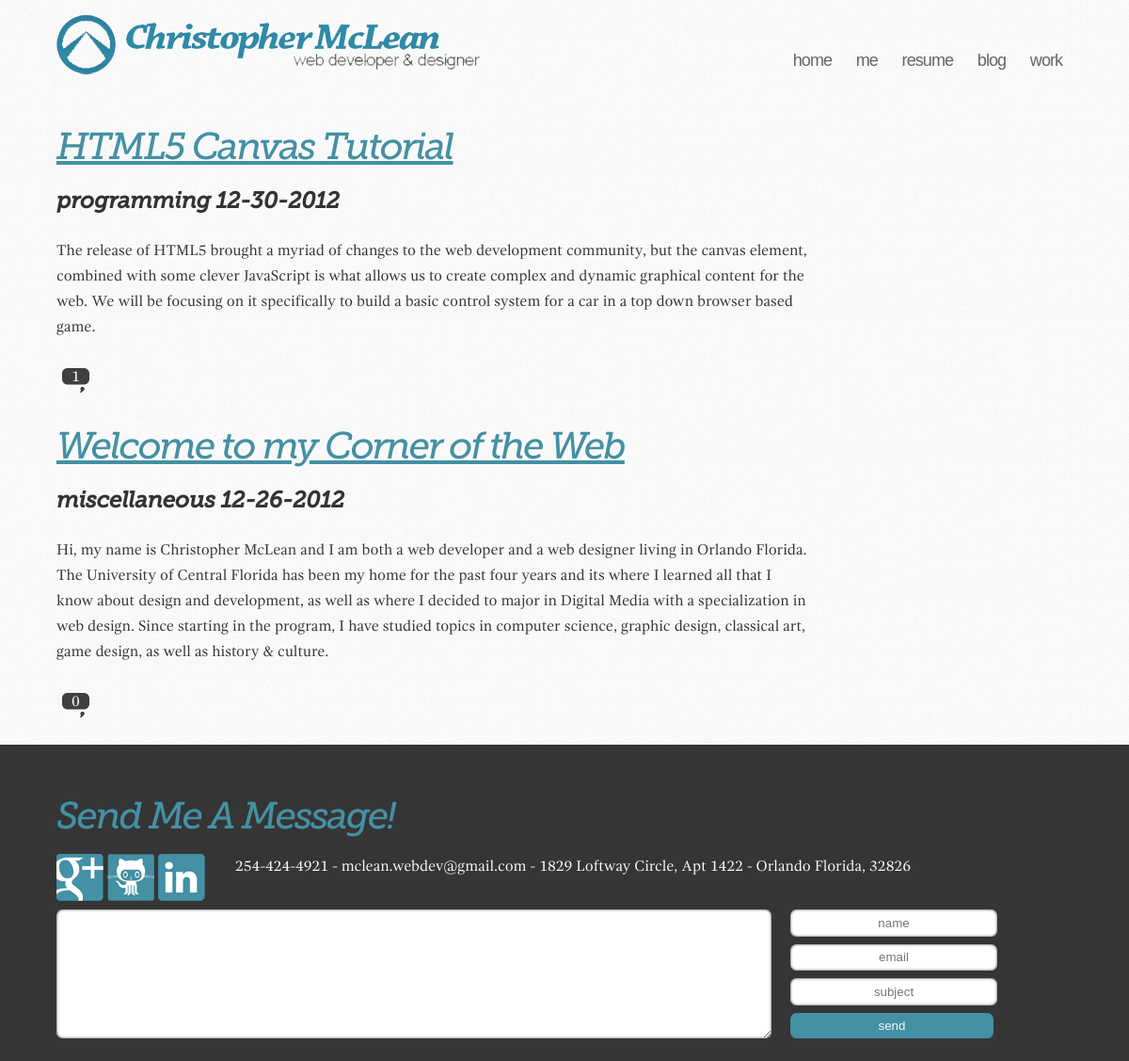
Screenshot of /blog.php with the database file from the repository.
### tables this page shows
CREATE TABLE IF NOT EXISTS `blog` (
  `id` int(11) NOT NULL AUTO_INCREMENT,
  `title` varchar(120) NOT NULL,
  `datecreated` date NOT NULL,
  `path` text NOT NULL,
  `category` varchar(30) NOT NULL,
  `description` text NOT NULL,
  PRIMARY KEY (`id`)
);

### includes/database.php (called while the page is built, shortened)
<?php
	class Database
	{
		public static $host;
		public static $database;
		public static $username;
		public static $password;
		public static $DBH;
		public static function makeConnection()
		{
			$dbc = DBConfig::get_connection_settings();
			self::$host = $dbc['host'];
			self::$database = $dbc['database'];
			self::$username = $dbc['username'];
			self::$password = $dbc['password'];
			try
			{
				self::$DBH = new PDO("mysql:host=".self::$host.";dbname=".self::$database, self::$username, self::$password);
			}
			catch(PDOException $e)
			{
				echo $e -> getMessage();
			}
		}
		public static function select($table, $fields, $data=null, $selector=null)
		{
			$fieldstring = implode(", ", $fields);
			if($selector == null || $data == null)
			{
				$STH = self::$DBH-> query("SELECT $fieldstring from $table");
			}
			else
			{
				$STH = self::$DBH-> prepare("SELECT $fieldstring from $table WHERE $selector=?");
				$STH->execute($data);
			}
			$STH -> setFetchMode(PDO::FETCH_OBJ);
			$response = array();
			$count = 0;
			while($row = $STH->fetch())
			{
				foreach ($fields as $key => $value)
				{
					$response[$count][$value] = $row->$value;
				}
				$count++;
			}
			return $response;
		}
	}

### blog.php (the view, shortened to what this page needs)
<?php
	echo Layout::header("Blog");
	$posts = Database::select("blog", array("id","title", "datecreated", "path", "category", "description"));
	$posts = array_reverse($posts);
	foreach ($posts as $key => $value)
	{
		$id = $value["id"];
		$title = $value["title"];
		$datecreated = $value["datecreated"];
		$category = $value["category"];
		$description = $value["description"];
		$comments = Database::select("comments", array("id"), array($id), "postId");
		$numcomments = 0;
		foreach ($comments as $key => $value)
		{
			$numcomments++;
		}
		print("
			<div class='post_container'>
				<h2><a href='post.php?post=$title'>$title</a></h2>
				<h3 class='resume'>$category <span>".date("m-d-Y",strtotime($datecreated))."</span></h3>
				<p>$description</p>
				<span class='comment_icon'>$numcomments</span>
			</div>
		");
	}
	echo Layout::footer();
?>

### includes/layout.php (shortened to what this page needs)
<?php
	class Layout
	{
		public static function header($title = null)
		{
			$response = <<<EOT
<!DOCTYPE html>
<html>
	<head>
		<title>Christopher McLean Web Development and Design $title</title>
		<meta name="viewport" content="width=device-width, initial-scale=1.0">
		<link rel="shortcut icon" href="img/icon_thumb.png"/>
		<link rel="stylesheet" type="text/css" href="/Portfolio/css/reset.css"/>
		<link rel="stylesheet" type="text/css" href="/Portfolio/css/main.css"/>
		<link rel="stylesheet" type="text/css" href="/Portfolio/js/google-code-prettify/prettify.css"/>
		<script type="text/javascript" src="/Portfolio/js/jquery.js"></script>
		<script type="text/javascript" src="/Portfolio/js/google-code-prettify/prettify.js"></script>
		<script type="text/javascript" src="/Portfolio/js/main.js"></script>
		<script type="text/javascript">
		  var _gaq = _gaq || [];
		  _gaq.push(['_setAccount', 'UA-37496106-1']);
		  _gaq.push(['_trackPageview']);
		  (function() {
		    var ga = document.createElement('script'); ga.type = 'text/javascript'; ga.async = true;
		    ga.src = ('https:' == document.location.protocol ? 'https://ssl' : 'http://www') + '.google-analytics.com/ga.js';
		    var s = document.getElementsByTagName('script')[0]; s.parentNode.insertBefore(ga, s);
		  })();
		</script>
	</head>
	<body onload="prettyPrint()">
		<div class="header">
			<div class="header_container">
				<h1><a href="index.php"><img src="/Portfolio/img/header.png" alt="header"/><span>Christopher McLean, web developer and designer</span></a></h1>
				<ul class="nav">
					<li><a href="/Portfolio/index.php" class="house_icon">home</a></li>
					<li><a href="/Portfolio/me.php" class="me_icon">me</a></li>
					<li><a href="/Portfolio/resume.php" class="resume_icon">resume</a></li>
					<li><a href="/Portfolio/blog.php" class="blog_icon">blog</a></li>
					<li><a href="/Portfolio/work.php" class="work_icon">work</a></li>
				</ul>
				<div class="clear"></div>
			</div>
		</div>
		<div class="container">
EOT;
			return $response;
		}
		public static function footer()
		{
			$response = <<<EOT
		</div>
		<div class="footer">
			<div class="header_container">
				<h2>Send Me A Message!</h2>
				<div class="contact_sub_container">
					<ul class="footertext inlinelist">
						<li><a target="_blank" href="https://plus.google.com/u/0/108287038105459970762/posts"><img src="/Portfolio/img/googlethumb.png" alt="google plus icon" id="google"/><span>google+</span></a></li>
						<li><a target="_blank" href="https://github.com/havok2905"><img src="/Portfolio/img/gitthumb.png" alt="github icon" id="github"/><span>github</span></a></li>
						<li><a target="_blank" href="http://www.linkedin.com/pub/christopher-mclean/23/261/789"><img src="/Portfolio/img/linkedthumb.png" alt="linkedin icon" id="linkedin"/><span>linkedin</span></a></li>
					</ul>
				</div>
				<div class="contact_sub_container">
					<ul class="footertext inlinelist">
						<li>254-424-4921 - </li>
						<li>mclean.webdev@gmail.com - </li>
						<li>1829 Loftway Circle, Apt 1422 - </li>
						<li>Orlando Florida, 32826</li>
					</ul>
				</div>
				<form id="emailform" name="emailform" action="#emailform" method="post">
					<textarea id="message" name="message" class="styledform"></textarea>
					<div class="input_container">
						<![if !IE]><input class="styledform" type="text" id="name" name="name"  placeholder="name"/><![endif]>
						<![if !IE]><input class="styledform" type="text" id="email" name="email" placeholder="email"/><![endif]>
						<![if !IE]><input class="styledform" type="text" id="subject" name="subject" placeholder="subject"/><![endif]>
						<input class="submit" type="submit" id="send" name="send" value="send"/>
					</div>
				</form>
				<div class="clear"></div>
			</div>
		</div>
	</body>
</html>
EOT;
			return $response;
		}
	}
?>

### css/main.css (style rules this page uses)
body { width: 100%; color:#333; font-family: Gandhi; line-height: 1.6875em; font-size: 1em; background-image:url('../img/gray_jean.png'); word-wrap:break-word; }
.container { clear: both; display: block; max-width: 90%; margin-left: auto; margin-right: auto; padding-top:6em; padding-left: 1em; padding-right: 1em; }
.header { padding-top: 1em; position: fixed; background-image:url('../img/gray_jean.png'); width:100%; z-index: 0; }
.header_container { padding-left: 1em; padding-right: 1em; max-width:90%; margin-right: auto; margin-left: auto; }
.footer { margin-top: 2em; padding-top: 1em; padding-bottom: 1em; background-color: #353535; }
.contact_sub_container { float: left; margin-right: 2em; }
h1 { display:inline; width:40%; }
h1 img { max-width: 100%; margin-right: 0.25em; display: inline; }
h2 { font-family: Museo; font-size:2.5em; line-height: 1em; color: #4490A4; letter-spacing: -0.05em; margin-bottom: 0.5em; margin-top: 1em; }
h2 a { text-decoration: underline; color:#4490A4; }
h3 { margin-top:1em; font-family: Museo; font-weight: bold; font-size: 1.5em; color: #333333; text-transform: lowercase; }
a { text-decoration: none; color: #333; }
ul li { max-width: 50em; }
a { max-width: 50em; }
ul li { margin-bottom: 0.5em; }
ul.nav { display: inline-block; float: right; position: relative; top:2.2em; }
ul.nav li { display: inline; }
ul.nav a { padding-top: 3.5em; padding-right: 0.6em; padding-left: 0.6em; font-family: Arial; font-size: 1.125em; color: #656565; letter-spacing: -0.05em; }
.inlinelist li { display: inline; }
.footertext { color:#FAFAFA; }
.footertext a { color:#FAFAFA; }
p { margin-top: 1.625em; margin-bottom: 1.625em; max-width:50em; }
form { width:100%; float: left; display:inline; margin-right: 2em; }
.input_container { float: left; }
.styledform { border-radius: 0.5em; border: none; box-shadow: inset #333333 0px 0px 3px; }
.submit { border: none; border-radius: 0.5em; background-color: #4490A4; color:#FAFAFA; }
textarea { width:70%; height:10em; float: left; margin-right: 20px; overflow: hidden; }
.input_container { width:20%; }
input { width:100%; height:2em; margin-bottom: 0.6em; display: block; text-align: center; }
.comment_icon { background: url('../img/blog_thumb.png') no-repeat center; padding-bottom:0.5em; padding-left:1em; padding-right:1em; color:#FFFFFF; }

### rows the page displays
blog: title "HTML5 Canvas Tutorial", category "programming", datecreated "12-30-2012", description "The release of HTML5 brought a myriad of changes to the web development community, but the canvas element, combined with some clever JavaScript is what allows us to create complex and dynamic graphical content for the web. We will be focusing on it specifically to build a basic control system for a car in a top down browser based game.", numcomments "1"
blog: title "Welcome to my Corner of the Web", category "miscellaneous", datecreated "12-26-2012", description "Hi, my name is Christopher McLean and I am both a web developer and a web designer living in Orlando Florida. The University of Central Florida has been my home for the past four years and its where I learned all that I know about design and development, as well as where I decided to major in Digital Media with a specialization in web design. Since starting in the program, I have studied topics in computer science, graphic design, classical art, game design, as well as history & culture.", numcomments "0"
